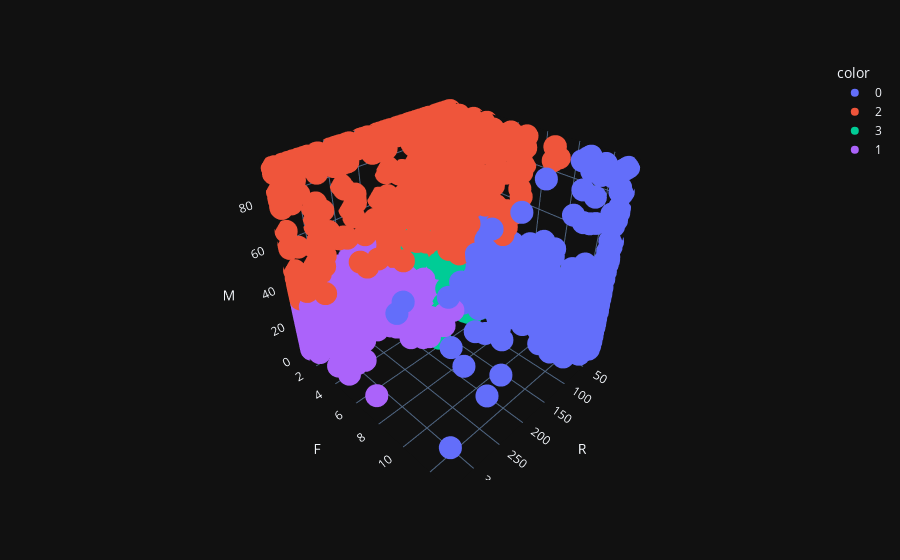

Here is the notebook cell this chart was saved with:
### Code cell
# Plotando os clusters identificados pelo modelo
px.scatter_3d(df_rfm_clip, x='R', y='F', z='M', color=hclust_labels.astype(str),  template='plotly_dark')

### Figure 1 — Plotly figure (JSON) as saved in the notebook; plotly's stock layout.template omitted (floating-point values rounded to 4 significant figures; data arrays with more than 128 entries replaced by an {"elided": "..."} marker saying what was removed)
{"data": [{"hovertemplate": "color=0<br>R=%{x}<br>F=%{y}<br>M=%{z}<extra></extra>", "legendgroup": "0", "marker": {"color": "#636efa", "symbol": "circle"}, "mode": "markers", "name": "0", "scene": "scene", "showlegend": true, "type": "scatter3d", "x": {"elided": "1015 int values"}, "y": {"elided": "1015 int values"}, "z": {"elided": "1015 float values"}}, {"hovertemplate": "color=2<br>R=%{x}<br>F=%{y}<br>M=%{z}<extra></extra>", "legendgroup": "2", "marker": {"color": "#EF553B", "symbol": "circle"}, "mode": "markers", "name": "2", "scene": "scene", "showlegend": true, "type": "scatter3d", "x": {"elided": "452 int values"}, "y": {"elided": "452 int values"}, "z": {"elided": "452 float values"}}, {"hovertemplate": "color=3<br>R=%{x}<br>F=%{y}<br>M=%{z}<extra></extra>", "legendgroup": "3", "marker": {"color": "#00cc96", "symbol": "circle"}, "mode": "markers", "name": "3", "scene": "scene", "showlegend": true, "type": "scatter3d", "x": {"elided": "1959 int values"}, "y": {"elided": "1959 int values"}, "z": {"elided": "1959 float values"}}, {"hovertemplate": "color=1<br>R=%{x}<br>F=%{y}<br>M=%{z}<extra></extra>", "legendgroup": "1", "marker": {"color": "#ab63fa", "symbol": "circle"}, "mode": "markers", "name": "1", "scene": "scene", "showlegend": true, "type": "scatter3d", "x": {"elided": "911 int values"}, "y": {"elided": "911 int values"}, "z": {"elided": "911 float values"}}], "layout": {"legend": {"title": {"text": "color"}, "tracegroupgap": 0}, "margin": {"t": 60}, "scene": {"domain": {"x": [0, 1], "y": [0, 1]}, "xaxis": {"title": {"text": "R"}}, "yaxis": {"title": {"text": "F"}}, "zaxis": {"title": {"text": "M"}}}}}
